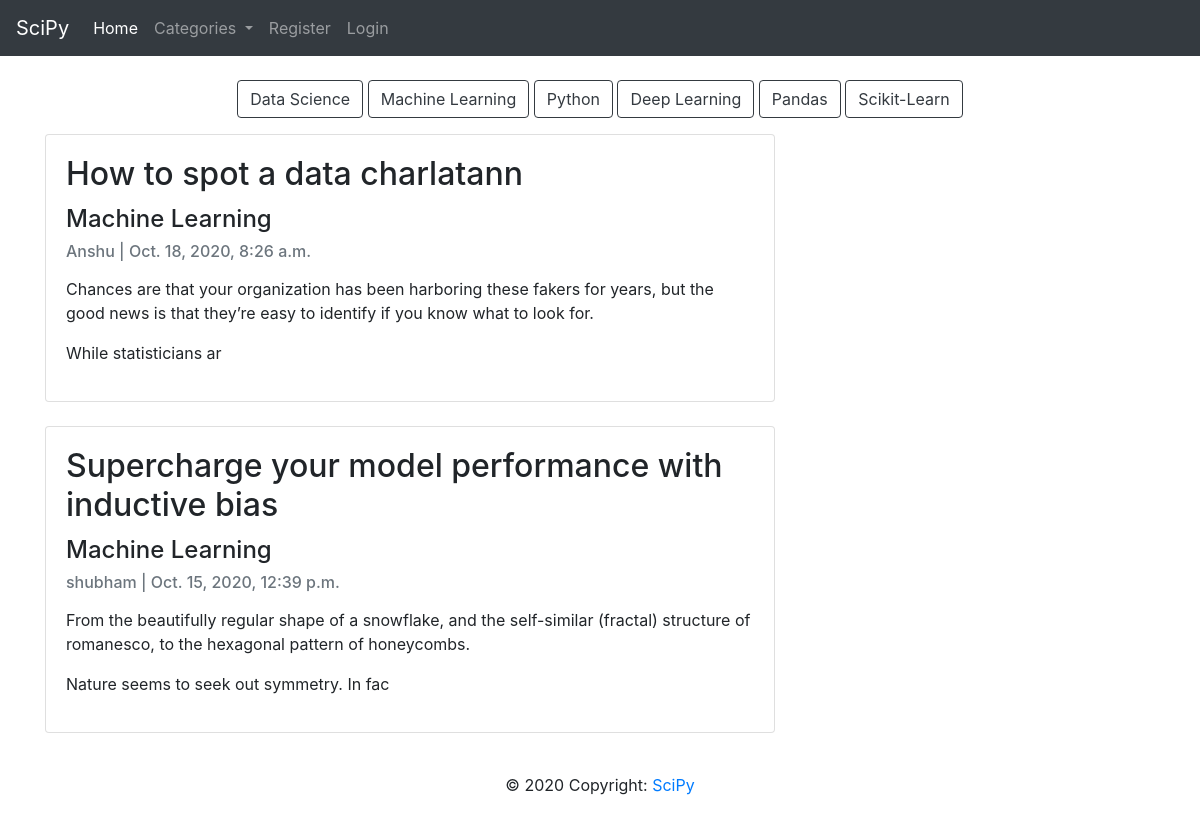
The page /category/Machine Learning/ on the database its author committed.
### Blog/models.py (models this page shows, shortened)
class Category(models.Model):
	name = models.CharField(max_length=200)
	def __str__(self):
		return self.name

class Blog(models.Model):
	author = models.ForeignKey(User,on_delete=models.CASCADE)
	title = models.CharField(max_length=200,unique=True)
	slug = models.SlugField(max_length=200,unique=True)
	content = RichTextField(blank=True, null=True)
	header_image = models.ImageField(null=True,blank=True,upload_to="images/")
	created_on = models.DateTimeField(auto_now_add=True)
	updated_on = models.DateTimeField(auto_now=True)
	category = models.CharField(max_length=200,default='programming')
	snippet = models.CharField(max_length=200)
	likes = models.ManyToManyField(User,related_name='blog_posts')
	class Meta:
		ordering = ['-created_on']

### Blog/views.py (the view)
# urls.py: path('category/<str:cats>/',CategoryView,name='category'),
def CategoryView(request,cats):
	categories = Category.objects.all()
	category_blogs = Blog.objects.filter(category=cats)
	return render(request,"Blog/categories.html",{'cats':cats.title(), 'category_blogs':category_blogs, 'categories':categories})

### Blog/templates/Blog/categories.html (shortened to what this page needs)
{% extends "Blog/base.html" %}
{% block content %}
<div class="container1">
	{% for item in categories %}
		<a id="button" href="{% url 'category' item %}" class="btn btn-outline-dark">{{item}}</a>
	{% endfor %}
</div>
<div class="container">
	<div class="row">
		<div class="col-md-8 mt-3 left">
			{% for blog in category_blogs %}
			<div class="card mb-4">
				<div class="card-body">
					<h2 class="card-title">{{ blog.title }}</h2>
					<h4>{{ blog.category }}</h4>
					<p class="card-text text-muted h6">{{ blog.author }} | {{ blog.created_on}} </p>
					<p class="card-text">{{blog.content|slice:200|safe }}</p>
				</div>
			</div>
			{% endfor %}
		</div>
	</div>
</div>
{% endblock %}

### Blog/templates/Blog/categories.html (style rules this page uses)
.container1 { text-align: center; margin: auto; }

### rows shown on the page
Category: name "Data Science"
Category: name "Machine Learning"
Category: name "Python"
Category: name "Deep Learning"
Category: name "Pandas"
Category: name "Scikit-Learn"
Blog: title "How to spot a data charlatann", category "Machine Learning", author "Anshu", created_on "Oct. 18, 2020, 8:26 a.m.", content "Chances are that your organization has been harboring these fakers for years, but the good news is that they’re easy to identify if you know what to look for. While statisticians ar"
Blog: title "Supercharge your model performance with inductive bias", category "Machine Learning", author "shubham", created_on "Oct. 15, 2020, 12:39 p.m.", content "From the beautifully regular shape of a snowflake, and the self-similar (fractal) structure of romanesco, to the hexagonal pattern of honeycombs. Nature seems to seek out symmetry. In fac"
